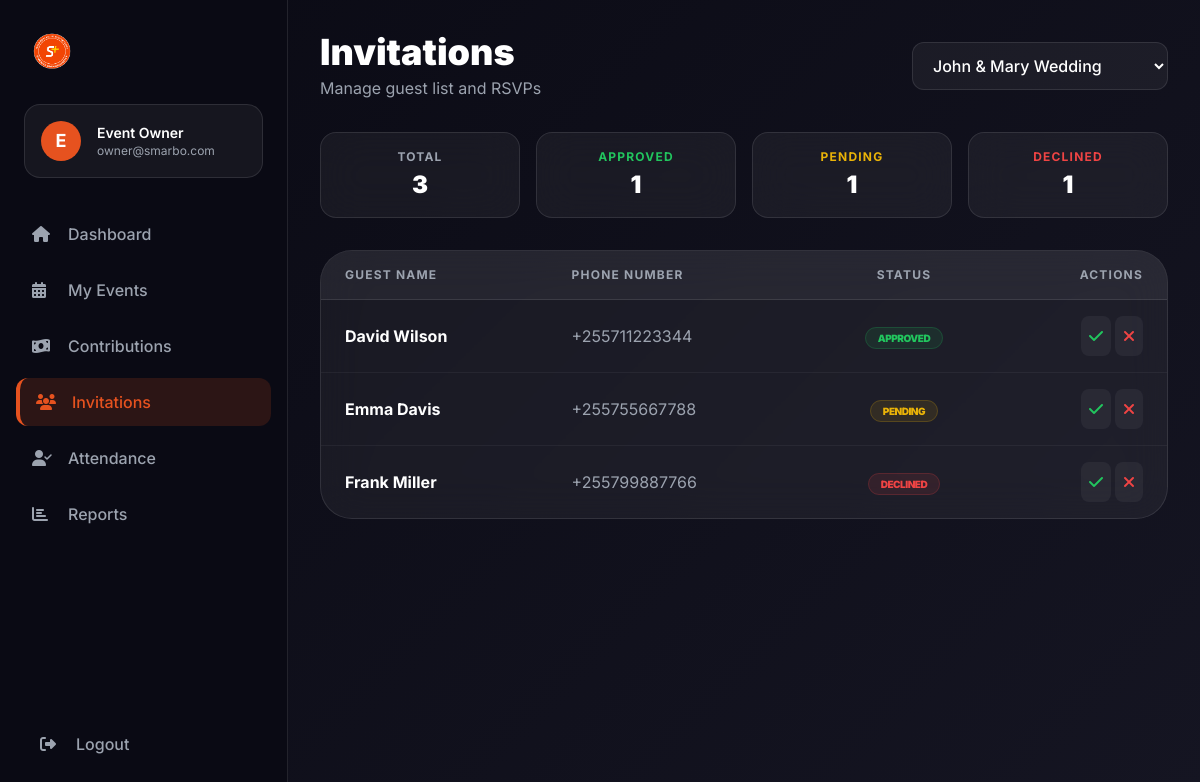
Screenshot of /owner/invitations.php (signed in) with the database file from the repository.
### tables this page shows
CREATE TABLE invitations (
    id INT AUTO_INCREMENT PRIMARY KEY,
    event_id INT NOT NULL,
    guest_name VARCHAR(100) NOT NULL,
    phone_number VARCHAR(20),
    status ENUM('pending', 'approved', 'disapproved') DEFAULT 'pending',
    created_at TIMESTAMP DEFAULT CURRENT_TIMESTAMP,
    updated_at TIMESTAMP DEFAULT CURRENT_TIMESTAMP ON UPDATE CURRENT_TIMESTAMP,
    FOREIGN KEY (event_id) REFERENCES events(id) ON DELETE CASCADE
);

### owner/invitations.php (the view, shortened to what this page needs)
<?php
require_once 'includes/header.php';
require_once 'sidebar.php';
$eventsStmt = $conn->prepare("SELECT id, event_name FROM events WHERE event_owner_id = ? ORDER BY event_date DESC");
$eventsStmt->bind_param("i", $user['id']);
$eventsStmt->execute();
$allEvents = $eventsStmt->get_result()->fetch_all(MYSQLI_ASSOC);
$selectedEventId = isset($_GET['event_id']) ? intval($_GET['event_id']) : 0;
if ($selectedEventId === 0 && count($allEvents) > 0) {
    $selectedEventId = $allEvents[0]['id'];
}
?>
<main class="flex-1 lg:ml-72 p-4 lg:p-8">
    <div class="flex flex-col lg:flex-row lg:items-center justify-between mb-8 gap-4">
        <div class="flex items-center gap-4">
            <div>
                <h1 class="text-3xl lg:text-4xl font-black mb-1">Invitations</h1>
                <p class="text-gray-400">Manage guest list and RSVPs</p>
            </div>
        </div>
        <div class="flex items-center gap-3 w-full lg:w-auto">
            <select onchange="window.location.href='invitations.php?event_id=' + this.value" class="w-full lg:w-64 bg-white/5 border border-white/10 rounded-xl px-4 py-3 focus:outline-none focus:border-primary transition-all text-white font-medium">
                <?php foreach($allEvents as $e): ?>
                <option value="<?php echo $e['id']; ?>" <?php echo $selectedEventId == $e['id'] ? 'selected' : ''; ?>>
                    <?php echo htmlspecialchars($e['event_name']); ?>
                </option>
                <?php endforeach; ?>
            </select>
        </div>
    </div>
    <?php if ($selectedEventId > 0): ?>
        <?php
        $invitesStmt = $conn->prepare("SELECT * FROM invitations WHERE event_id = ? ORDER BY guest_name ASC");
        $invitesStmt->bind_param("i", $selectedEventId);
        $invitesStmt->execute();
        $invites = $invitesStmt->get_result()->fetch_all(MYSQLI_ASSOC);
        $statsStmt = $conn->prepare("
            SELECT
                COUNT(*) as total,
                SUM(CASE WHEN status = 'approved' THEN 1 ELSE 0 END) as approved,
                SUM(CASE WHEN status = 'pending' THEN 1 ELSE 0 END) as pending,
                SUM(CASE WHEN status = 'disapproved' THEN 1 ELSE 0 END) as declined
            FROM invitations WHERE event_id = ?
        ");
        $statsStmt->bind_param("i", $selectedEventId);
        $statsStmt->execute();
        $stats = $statsStmt->get_result()->fetch_assoc();
        ?>
        <div class="grid grid-cols-2 lg:grid-cols-4 gap-4 mb-8">
            <div class="glass p-4 rounded-2xl text-center">
                <div class="text-gray-400 text-xs font-bold uppercase mb-1 tracking-widest">Total</div>
                <div class="text-2xl font-black"><?php echo $stats['total'] ?? 0; ?></div>
            </div>
            <div class="glass p-4 rounded-2xl text-center">
                <div class="text-green-500 text-xs font-bold uppercase mb-1 tracking-widest">Approved</div>
                <div class="text-2xl font-black"><?php echo $stats['approved'] ?? 0; ?></div>
            </div>
            <div class="glass p-4 rounded-2xl text-center">
                <div class="text-yellow-500 text-xs font-bold uppercase mb-1 tracking-widest">Pending</div>
                <div class="text-2xl font-black"><?php echo $stats['pending'] ?? 0; ?></div>
            </div>
            <div class="glass p-4 rounded-2xl text-center">
                <div class="text-red-500 text-xs font-bold uppercase mb-1 tracking-widest">Declined</div>
                <div class="text-2xl font-black"><?php echo $stats['declined'] ?? 0; ?></div>
            </div>
        </div>
        <div class="glass rounded-[32px] overflow-hidden">
            <div class="overflow-x-auto">
                <table class="w-full text-left border-collapse">
                    <thead>
                    <tr class="bg-white/5 border-b border-white/10 text-xs font-bold text-gray-400 uppercase tracking-widest">
                        <th class="px-6 py-4">Guest Name</th>
                        <th class="px-6 py-4">Phone Number</th>
                        <th class="px-6 py-4 text-center">Status</th>
                        <th class="px-6 py-4 text-right">Actions</th>
                    </tr>
                </thead>
                <tbody class="divide-y divide-white/5">
                    <?php foreach($invites as $invite): ?>
                    <tr class="hover:bg-white/[0.02] transition-colors">
                        <td class="px-6 py-4 font-bold"><?php echo htmlspecialchars($invite['guest_name']); ?></td>
                        <td class="px-6 py-4 text-gray-400"><?php echo htmlspecialchars($invite['phone_number']); ?></td>
                        <td class="px-6 py-4 text-center">
                            <?php if($invite['status'] == 'approved'): ?>
                                <span class="px-3 py-1 rounded-full bg-green-500/10 text-green-500 text-[10px] font-black uppercase tracking-tighter border border-green-500/20">Approved</span>
                            <?php elseif($invite['status'] == 'disapproved'): ?>
                                <span class="px-3 py-1 rounded-full bg-red-500/10 text-red-500 text-[10px] font-black uppercase tracking-tighter border border-red-500/20">Declined</span>
                            <?php else: ?>
                                <span class="px-3 py-1 rounded-full bg-yellow-500/10 text-yellow-500 text-[10px] font-black uppercase tracking-tighter border border-yellow-500/20">Pending</span>
                            <?php endif; ?>
                        </td>
                        <td class="px-6 py-4 text-right">
                            <form method="POST" class="inline-flex gap-1">
                                <button type="submit" name="update_status" value="1" onclick="this.form.status.value='approved'" class="p-2 rounded-lg bg-white/5 hover:bg-green-500/20 text-green-500 transition-colors">
                                    <i class="fas fa-check"></i>
                                </button>
                                <button type="submit" name="update_status" value="1" onclick="this.form.status.value='disapproved'" class="p-2 rounded-lg bg-white/5 hover:bg-red-500/20 text-red-500 transition-colors">
                                    <i class="fas fa-times"></i>
                                </button>
                            </form>
                        </td>
                    </tr>
                    <?php endforeach; ?>
                </tbody>
            </table>
            </div>
        </div>
    <?php endif; ?>
</main>
<?php require_once 'includes/footer.php'; ?>

### owner/includes/header.php (style rules this page uses)
body { background: linear-gradient(135deg, #0a0a14 0%, #151522 100%); min-height: 100vh; }
.glass { background: rgba(255, 255, 255, 0.05); backdrop-filter: blur(20px); -webkit-backdrop-filter: blur(20px); border: 1px solid rgba(255, 255, 255, 0.1); }

### rows the page displays
invitations: guest_name "David Wilson", phone_number "+255711223344", status "APPROVED"
invitations: guest_name "Emma Davis", phone_number "+255755667788", status "PENDING"
invitations: guest_name "Frank Miller", phone_number "+255799887766", status "DECLINED"

### other values shown
substr($user['full_name'] ?? 'U', 0, 1) "E"
$user['full_name'] "Event Owner"
$user['email'] "owner@smarbo.com"
$stats['total'] "3"
$stats['approved'] "1"
$stats['pending'] "1"
$stats['declined'] "1"
form field value "John & Mary Wedding"
